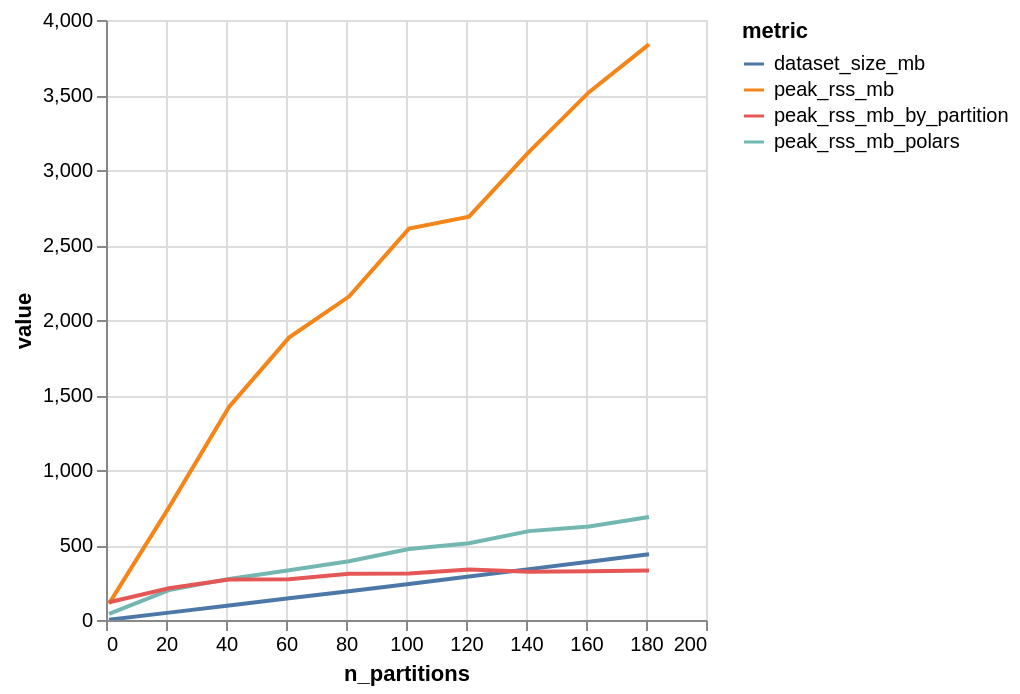

Write notebook code for a chart like this one.
### Code cell
from polars import selectors as cs

results_df = (
    results_polars_df
    .select(
        "n_partitions",
        "rows_per_partition",
        "dataset_size_mb",
        pl.exclude("n_partitions", "rows_per_partition", "dataset_size_mb").name.suffix("_polars"),
    )
    .join(
        results_all_df,
        on=("n_partitions", "rows_per_partition", "dataset_size_mb"),
        how="full",
        suffix="_all",
        coalesce=True,
    )
    .join(
        results_by_partition_df,
        on=("n_partitions", "rows_per_partition", "dataset_size_mb"),
        how="full",
        suffix="_by_partition",
        coalesce=True,
    )
)

results_df.unpivot(
    index="n_partitions",
    on=cs.starts_with("peak_rss_mb") | cs.starts_with("dataset_size_mb"),
    variable_name="metric",
    value_name="value",
).plot.line().encode(x="n_partitions", y="value", color="metric")

### Figure 1 — Vega-Lite specification as saved in the notebook (floating-point values rounded to 4 significant figures)
{"config": {"view": {"continuousWidth": 300, "continuousHeight": 300}}, "data": {"name": "data-936de93267bda288b500c39528513c41"}, "mark": {"type": "line", "tooltip": true}, "encoding": {"color": {"field": "metric", "type": "nominal"}, "x": {"field": "n_partitions", "type": "quantitative"}, "y": {"field": "value", "type": "quantitative"}}, "params": [{"name": "param_1e9efca18e7a2868", "select": {"type": "interval", "encodings": ["x", "y"]}, "bind": "scales"}], "$schema": "https://vega.github.io/schema/vega-lite/v6.4.1.json", "datasets": {"data-936de93267bda288b500c39528513c41": [{"n_partitions": 1, "metric": "dataset_size_mb", "value": 2.289}, {"n_partitions": 21, "metric": "dataset_size_mb", "value": 49.11}, {"n_partitions": 41, "metric": "dataset_size_mb", "value": 96.8}, {"n_partitions": 61, "metric": "dataset_size_mb", "value": 144.5}, {"n_partitions": 81, "metric": "dataset_size_mb", "value": 192.2}, {"n_partitions": 101, "metric": "dataset_size_mb", "value": 239.9}, {"n_partitions": 121, "metric": "dataset_size_mb", "value": 289.5}, {"n_partitions": 141, "metric": "dataset_size_mb", "value": 339.1}, {"n_partitions": 161, "metric": "dataset_size_mb", "value": 388.7}, {"n_partitions": 181, "metric": "dataset_size_mb", "value": 438.3}, {"n_partitions": 1, "metric": "peak_rss_mb_polars", "value": 40.75}, {"n_partitions": 21, "metric": "peak_rss_mb_polars", "value": 199.1}, {"n_partitions": 41, "metric": "peak_rss_mb_polars", "value": 274.0}, {"n_partitions": 61, "metric": "peak_rss_mb_polars", "value": 331.4}, {"n_partitions": 81, "metric": "peak_rss_mb_polars", "value": 391.8}, {"n_partitions": 101, "metric": "peak_rss_mb_polars", "value": 473.4}, {"n_partitions": 121, "metric": "peak_rss_mb_polars", "value": 512.1}, {"n_partitions": 141, "metric": "peak_rss_mb_polars", "value": 592.5}, {"n_partitions": 161, "metric": "peak_rss_mb_polars", "value": 623.8}, {"n_partitions": 181, "metric": "peak_rss_mb_polars", "value": 686.3}, {"n_partitions": 1, "metric": "peak_rss_mb", "value": 109.2}, {"n_partitions": 21, "metric": "peak_rss_mb", "value": 751.0}, {"n_partitions": 41, "metric": "peak_rss_mb", "value": 1420.0}, {"n_partitions": 61, "metric": "peak_rss_mb", "value": 1883.0}, {"n_partitions": 81, "metric": "peak_rss_mb", "value": 2156.0}, {"n_partitions": 101, "metric": "peak_rss_mb", "value": 2610.0}, {"n_partitions": 121, "metric": "peak_rss_mb", "value": 2689.0}, {"n_partitions": 141, "metric": "peak_rss_mb", "value": 3121.0}, {"n_partitions": 161, "metric": "peak_rss_mb", "value": 3519.0}, {"n_partitions": 181, "metric": "peak_rss_mb", "value": 3837.0}, {"n_partitions": 1, "metric": "peak_rss_mb_by_partition", "value": 118.8}, {"n_partitions": 21, "metric": "peak_rss_mb_by_partition", "value": 211.2}, {"n_partitions": 41, "metric": "peak_rss_mb_by_partition", "value": 269.5}, {"n_partitions": 61, "metric": "peak_rss_mb_by_partition", "value": 271.6}, {"n_partitions": 81, "metric": "peak_rss_mb_by_partition", "value": 308.3}, {"n_partitions": 101, "metric": "peak_rss_mb_by_partition", "value": 310.6}, {"n_partitions": 121, "metric": "peak_rss_mb_by_partition", "value": 335.9}, {"n_partitions": 141, "metric": "peak_rss_mb_by_partition", "value": 321.1}, {"n_partitions": 161, "metric": "peak_rss_mb_by_partition", "value": 324.9}, {"n_partitions": 181, "metric": "peak_rss_mb_by_partition", "value": 330.8}]}}
